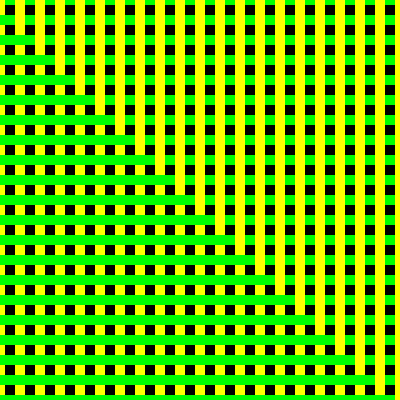
Frame 1 (no input)
Frame 60 (no input): identical to frame 1, image omitted
Frame 120 (the mouse pressed at the canvas centre since frame 60): identical to frame 1, image omitted

The p5.js sketch that drew this single still picture (run headless with seeded random() and noise() and a simulated clock; from frame 60 on, the mouse is pressed at the canvas centre):

// p5.js sketch
// ── sketch.js
function setup() {
  createCanvas(400, 400);
  strokeWeight(10);
}

function draw() {
  background(0);
  for (let i = 0; i <= innerWidth; i += 20) {
    stroke(0, 255, 0);
    line(0, i, width, i);

    stroke(255, 255, 0);
    line(i, 0, i, height);
  }
}
